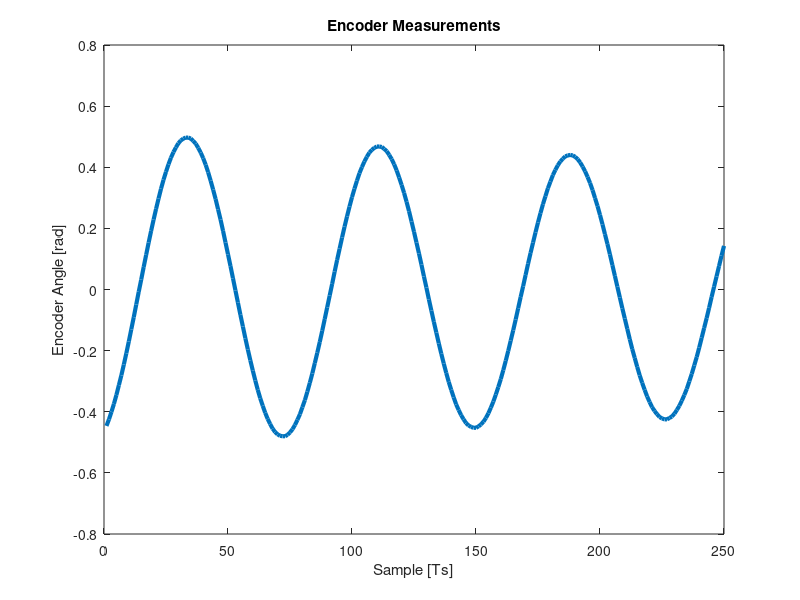

Here is the MATLAB script that generated this plot: (Note: this script raises an error after producing the figure.)
close all;
clc;
clear;

encoder = load('encoder_a.mat');

% Generate time vector (cut off first section)
cut_off = 150;
N = size(encoder.encoder);
t = 0.01*(1:N-cut_off);

% Extract encoder data wanted

encoder_extract = encoder.encoder(1+cut_off:N);
%encoder_measurements = encoder_measurements(0:N);

figure(2);
grid on;
plot(encoder_extract, 'LineWidth',3)
xlabel('Sample [Ts]')
ylabel('Encoder Angle [rad]')
title('Encoder Measurements')

% Define optimisation initial conditions
params0 = [0.01;0.0001;encoder_extract(1,:);0.001;0.00009];
% Define optimisation cost
cost = @(params) norm(encoder_extract - pendSim(t,params,encoder_extract));
% Run optimisation to find model parameters
nonlcon = @(params) nonlconSingle(params);
[params_opt, costVal] = fmincon(cost,params0,[],[],[],[],[],[],nonlcon);

% Get our estimate angle
[recovered_theta] = pendSim(t,params_opt,encoder_extract);

%% cad syd id

% Define optimisation initial conditions
% params0 = [0.1;0.1;0.1];
% % Define optimisation cost
% cost = @(params) norm(encoder_extract - cadPendSim(t,params,encoder_extract));
% % Run optimisation to find model parameters
% [params_opt, costVal] = fmincon(cost,params0);
% 
% [recovered_theta] = cadPendSim(t,params_opt,encoder_extract);

%% Multiple data set

% constraint = @(params) nonlcon(params);
%     
% cost = @(params) norm(encoder_extract - cadPendSim(t,params,encoder_extract));


%% Plot
figure(3)
plot(t, encoder_extract,'LineWidth',4);
hold on
grid on
plot(t, recovered_theta,'--','LineWidth',4);
legend({'Encoder [rad]','Recovered Angle [rad]'})
xlabel('time [s]');
ylabel('Angle [rad]');
title('Swing Test Results Simple Object')

%% Disp optimized params
disp('Estimated Length : ')
disp(params_opt(1))


%% Functions
function [theta] = pendSim(t_sim,params,encoder_extract)
    % Unpack parameters
    l = params(1);
    d_t = params(2);
    theta0 = params(3);
    dtheta0 = params(4);
    J = params(5);
    % Define known parameters
    mp = 0.1298/2;
    g = 9.81;
    
    % TODO: Define pendulum ODE. x = (dtheta, theta)
    I = mp*l^2+J;
    ddtheta = @(x) -(d_t*x(1))/I - (mp*g*l*sin(x(2)))/I;
    dtheta = @(x) x(1);
    dx = @(t,x) [ddtheta(x); dtheta(x)];
    
    % Define simulation initial conditionas and run simulation
    initial = [dtheta0, theta0]';
    % Run simulation
    [~,x] = ode45(dx,t_sim,initial);
    % Return simulated angles
    theta = x(:,2);
end

function [theta] = cadPendSim(t_sim,params,encoder_extract)
    % Unpack parameters
    d_t = params(1);
    l = params(2);
    theta0 = encoder_extract(1,:);
    dtheta0 = params(3);
    % Define known parameters
    mp = 0.3424;
    g = 9.81;
    I = 0.00728437;
    
    % TODO: Define pendulum ODE. x = (dtheta, theta)
    ddtheta = @(x) -d_t*x(1)/I - mp*g*l*sin(x(2))/I;
    dtheta = @(x) x(1);
    dx = @(t,x) [ddtheta(x); dtheta(x)];
    
    % TODO: Define simulation initial conditionas and run simulation
    initial = [dtheta0, theta0]';
    % Run simulation
    [~,x] = ode45(dx,t_sim,initial);
    % TODO: Return simulated angles
    theta = x(:,2);
%     dtheta = x(:,1);
end

function [theta] = multiPendSim(t_sim,params,encoder_extract)
    % Unpack parameters
    d_t = params(1);
    l = params(2);
    theta0 = encoder_extract(1,:);
    dtheta0 = params(3);
    % Define known parameters
    mp = 0.3424;
    g = 9.81;
    I = 0.00728437;
    
    % TODO: Define pendulum ODE. x = (dtheta, theta)
    ddtheta = @(x) -d_t*x(1)/I - mp*g*l*sin(x(2))/I;
    dtheta = @(x) x(1);
    dx = @(t,x) [ddtheta(x); dtheta(x)];
    
    % TODO: Define simulation initial conditionas and run simulation
    initial = [dtheta0, theta0]';
    % Run simulation
    [~,x] = ode45(dx,t_sim,initial);
    % TODO: Return simulated angles
    theta = x(:,2);
%     dtheta = x(:,1);
end